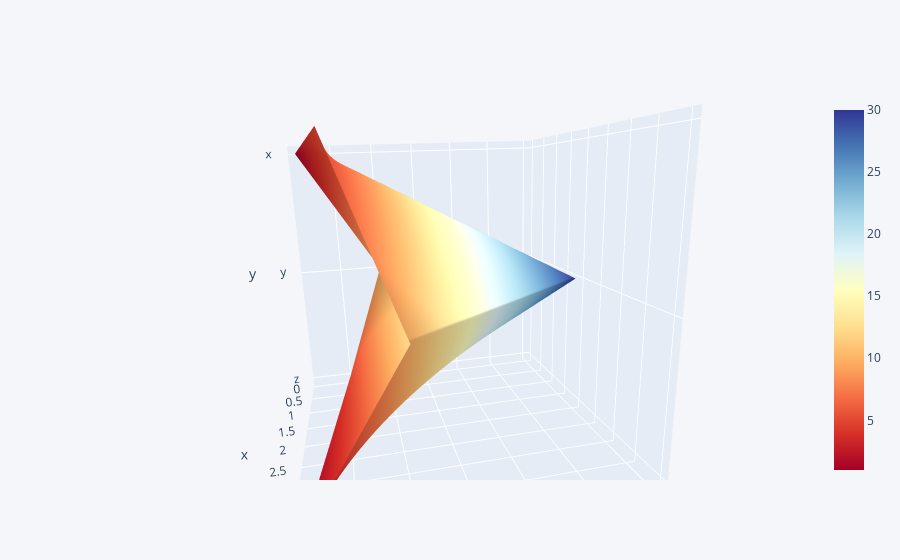

Notebook cell for this chart:
### Markdown cell above
## 3d Surface

### Code cell
df3 = pd.DataFrame({'x':[1,2,3,4,5],'y':[10,20,30,20,10],'z':[5,4,3,2,1]})
df3.iplot(kind='surface',colorscale='rdylbu')

### Figure 1 — Plotly figure (JSON) as saved in the notebook; plotly's stock layout.template omitted (floating-point values rounded to 4 significant figures)
{"data": [{"colorscale": [[0, "rgb(165,0,38)"], [0.1, "rgb(215,48,39)"], [0.2, "rgb(244,109,67)"], [0.3, "rgb(253,174,97)"], [0.4, "rgb(254,224,144)"], [0.5, "rgb(255,255,191)"], [0.6, "rgb(224,243,248)"], [0.7, "rgb(171,217,233)"], [0.8, "rgb(116,173,209)"], [0.9, "rgb(69,117,180)"], [1, "rgb(49,54,149)"]], "type": "surface", "x": [0, 1, 2, 3, 4], "y": ["x", "y", "z"], "z": [[1, 2, 3, 4, 5], [10, 20, 30, 20, 10], [5, 4, 3, 2, 1]]}], "layout": {"autosize": true, "legend": {"bgcolor": "#F5F6F9", "font": {"color": "#4D5663"}}, "paper_bgcolor": "#F5F6F9", "plot_bgcolor": "#F5F6F9", "scene": {"aspectmode": "auto", "aspectratio": {"x": 1, "y": 1, "z": 1}, "camera": {"center": {"x": 0, "y": 0, "z": 0}, "eye": {"x": 1.446, "y": -0.3659, "z": -0.2918}, "projection": {"type": "perspective"}, "up": {"x": -0.4066, "y": -0.9056, "z": 0.1208}}}, "title": {"font": {"color": "#4D5663"}}, "xaxis": {"gridcolor": "#E1E5ED", "showgrid": true, "tickfont": {"color": "#4D5663"}, "title": {"font": {"color": "#4D5663"}, "text": ""}, "zerolinecolor": "#E1E5ED"}, "yaxis": {"gridcolor": "#E1E5ED", "showgrid": true, "tickfont": {"color": "#4D5663"}, "title": {"font": {"color": "#4D5663"}, "text": ""}, "zerolinecolor": "#E1E5ED"}}}
